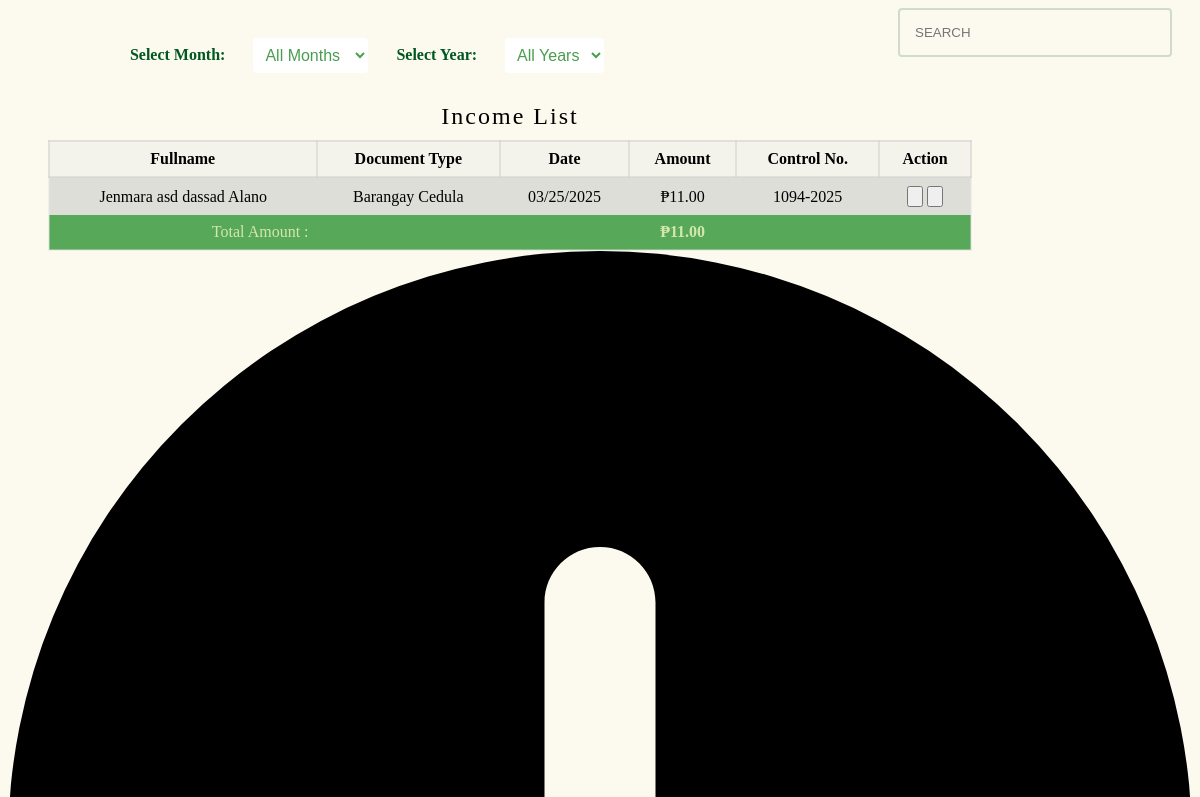
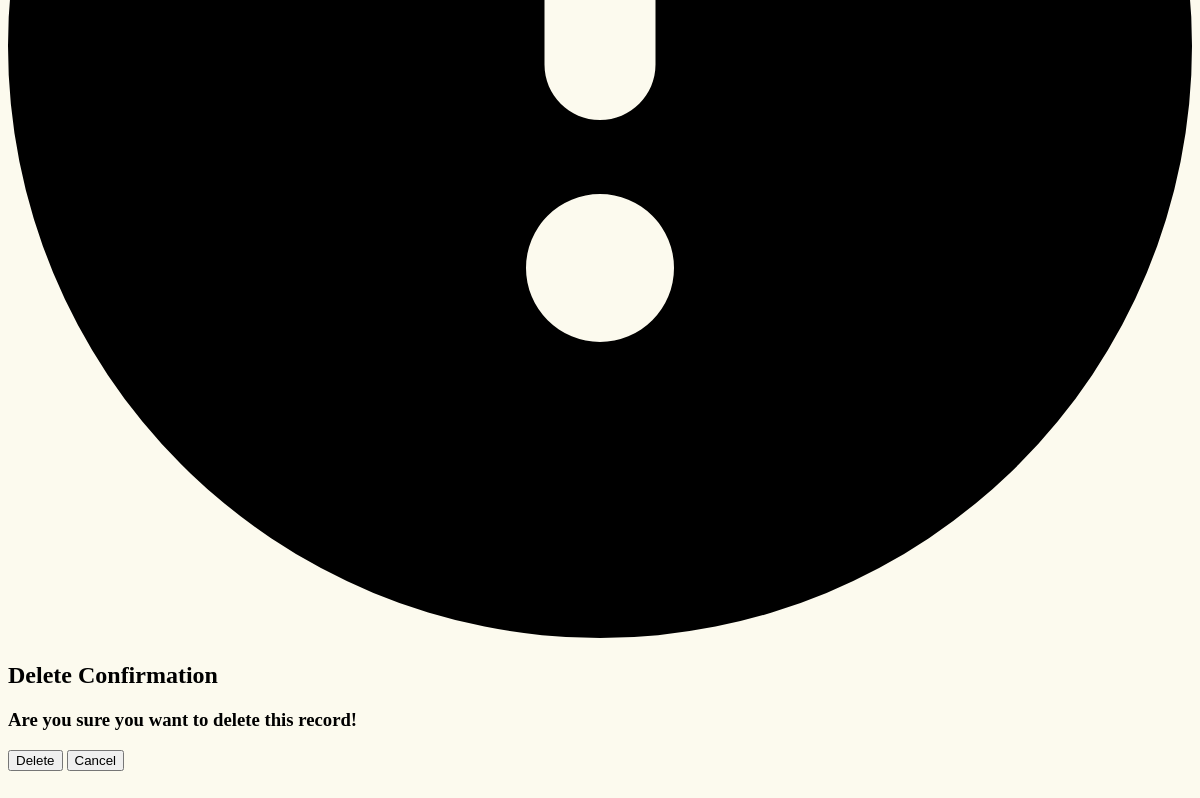
Before: /administrator/admin_panel/revenue/revenue_table.php with the older database file (2 pictures, top to bottom).
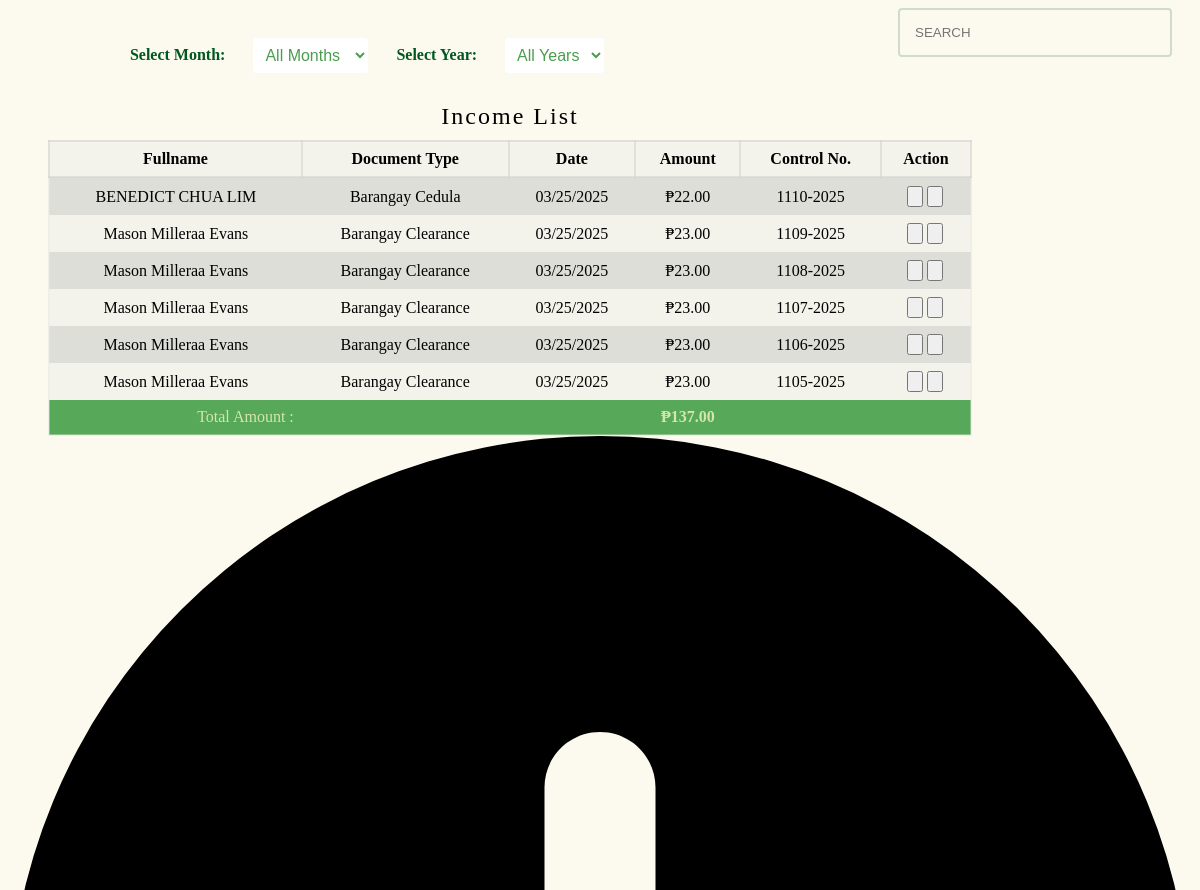
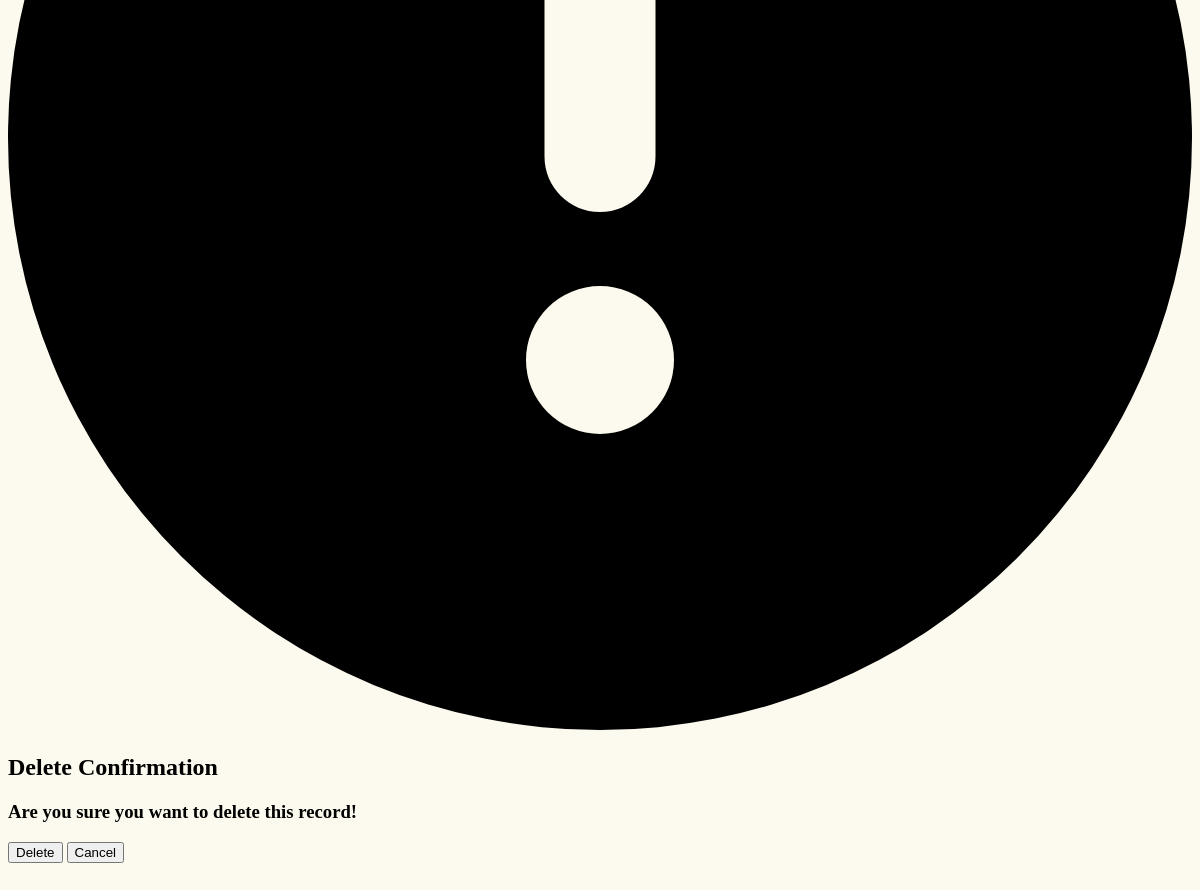
After: the same page with the newer database file (2 pictures, top to bottom).
### tables this page shows
CREATE TABLE `barangay_revenue` (
  `date_issue` date NOT NULL,
  `expired_date` date NOT NULL,
  `document_amount` float NOT NULL,
  `firstname` varchar(200) NOT NULL,
  `middlename` varchar(200) NOT NULL,
  `lastname` varchar(200) NOT NULL,
  `document_type` varchar(200) NOT NULL,
  `user_id` bigint(20) NOT NULL,
  `OR_no` bigint(11) NOT NULL
);

### administrator/admin_panel/revenue/revenue_table.php (the view, shortened to what this page needs)
<!DOCTYPE html>
<html lang="en">
<head>
    <link rel="stylesheet" href="/BIS/administrator/admin_panel/revenue/table_rev.css">
</head>
<body>
<input type="text" id="live_search" placeholder="SEARCH">
<form method="GET" action="" class = "form">
    <label for="month">Select Month:</label>
    <select name="month" id="month" onchange="this.form.submit()">
        <option value="">All Months</option>
    </select>
    <label for="year">Select Year:</label>
    <select name="year" id="year" onchange="this.form.submit()">
        <option value="">All Years</option>
    </select>
</form>
<?php
require("../../database/conn_db.php");
$page = isset($_GET['page']) ? max(1, (int)$_GET['page']) : 1;
$limit = isset($_GET['limit']) ? max(1, (int)$_GET['limit']) : 10;
$offset = ($page - 1) * $limit;
$sql = "SELECT * FROM barangay_revenue WHERE 1";
$sql .= " ORDER BY OR_no DESC LIMIT $limit OFFSET $offset";
$result = $conn->query($sql);
if ($result->num_rows > 0) { ?>
<div id="searchresult">
    <table>
        <caption>Income List</caption>
        <tr>
            <th>Fullname</th>
            <th>Document Type</th>
            <th>Date</th>
            <th>Amount</th>
            <th>Control No.</th>
            <th>Action</th>
        </tr>
        <?php
        $total_amount = 0;
        while ($row = $result->fetch_assoc()) {
            $OR_no = $row['OR_no'];
            $firstname = $row["firstname"];
            $lastname = $row["lastname"];
            $middlename = $row["middlename"];
            $amount = $row["document_amount"];
            $request_document = $row["document_type"];
            $date_issue = date("Y-m-d");
            $total_amount += $amount;
        ?>
        <tr class="table_hover">
            <td><?php echo $firstname . " " . $middlename . " " . $lastname; ?></td>
            <td><?php echo $request_document; ?></td>
            <td><?php echo date('m/d/Y', strtotime($date_issue)); ?></td>
            <td><?php echo "₱" . number_format($amount, 2); ?></td>
            <td><?php echo $OR_no . "-" . date("Y"); ?></td>
            <td>
            <div id="form_up_del_official">
                    <button id="barangay_cert" class="edit_revenue" data-id="<?php echo $row["OR_no"]; ?>"></button>
                    <button id="delete_official_btn" class="delete_btn_revenue" data-id="<?php echo $row["OR_no"]; ?>"></button>
                </div>
            </td>
        </tr>
        <?php } ?>
        <tfoot style="background-color:rgba(4, 129, 12, 0.65); color:rgba(255, 251, 199, 0.75);">
            <tr>
                <td colspan="0" style="text-align: right;">Total Amount :</td>
                <td></td>
                <td></td>
                <td colspan="0" style="font-weight: bold;">₱<?php echo number_format($total_amount, 2); ?></td>
                <td></td>
                <td></td>
            </tr>
        </tfoot>
    </table>
</div>
<?php }
?>
  <div id = "delete-modal_revenue" class = "delete-modal_revenue">
                            <div class = "delete-modal-content_revenue">
                                <span></span>
                                     <h2>Delete Confirmation</h2>
                                                        <h3>Are you sure you want to delete this record!</h3>
                                                        <div class = "div-delete">
                                                        <button id = "confirm-delete_revenue" class = "btn-delete_revenue">Delete</button>
                                                        <button id = "cancel-delete_revenue" class = "btn-delete_revenue">Cancel</button>
                                     </div>
                             </div>
                        </div>
                        <?php include('edit.php')?>
            <footer style = "height:100px;">
            </footer>
</body>
</html>

Changed rows visible on the page:
removed barangay_revenue: firstname "Jenmara asd", middlename "dassad", lastname "Alano", document_type "Barangay Cedula", date_issue "03/25/2025", document_amount "11.00", OR_no "1094"
added barangay_revenue: firstname "BENEDICT", middlename "CHUA", lastname "LIM", document_type "Barangay Cedula", date_issue "03/25/2025", document_amount "22.00", OR_no "1110"
added barangay_revenue: firstname "Mason", middlename "Milleraa", lastname "Evans", document_type "Barangay Clearance", date_issue "03/25/2025", document_amount "23.00", OR_no "1109"
added barangay_revenue: firstname "Mason", middlename "Milleraa", lastname "Evans", document_type "Barangay Clearance", date_issue "03/25/2025", document_amount "23.00", OR_no "1108"
added barangay_revenue: firstname "Mason", middlename "Milleraa", lastname "Evans", document_type "Barangay Clearance", date_issue "03/25/2025", document_amount "23.00", OR_no "1107"
added barangay_revenue: firstname "Mason", middlename "Milleraa", lastname "Evans", document_type "Barangay Clearance", date_issue "03/25/2025", document_amount "23.00", OR_no "1106"
added barangay_revenue: firstname "Mason", middlename "Milleraa", lastname "Evans", document_type "Barangay Clearance", date_issue "03/25/2025", document_amount "23.00", OR_no "1105"
Other visible differences:
$total_amount: "11.00" → "137.00"
